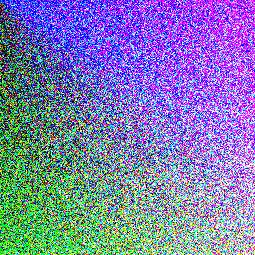
Frame 1 (no input)
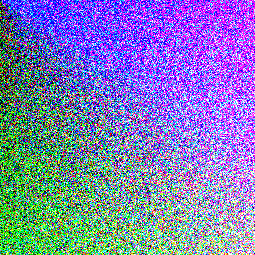
Frame 2 (the mouse pressed at the canvas centre, redrawn once)

The Processing sketch that drew these frames (run headless with seeded random() and noise(); the mouse was pressed at the canvas centre and the sketch redrawn once):

// Processing sketch: FunWithColors
// ── FunWithColors.pde
PImage myImage;

int variation=255;

void setup(){
  size(255,255);
  background(0,0,0);
  
  myImage=createImage(width,height,ARGB);
}

void draw(){
  renderImage(myImage);
  myImage.updatePixels();
  image(myImage,0,0);
  noLoop();
}

void renderImage(PImage image){
  for(int row=0;row<height;row++){
    for(int col=0;col<width;col++){
      int pixelIndex=row*width+col;
      image.pixels[pixelIndex]=evaluateImageFunction(col,row);
    }
  }
}

color evaluateImageFunction(float x, float y){
  int red=int(x+random(-variation,variation));
  int green=int(y+random(-variation,variation));
  int blue = int((x/((y+1)/255.0)+random(-variation,variation)));
  return color(red,green,blue,255);
}
